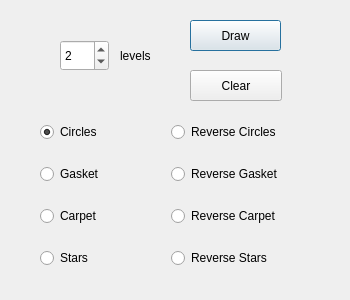
<?xml version="1.0" encoding="UTF-8"?>
<ui version="4.0">
 <class>OptionsDialog</class>
 <widget class="QDialog" name="OptionsDialog">
  <property name="geometry">
   <rect>
    <x>0</x>
    <y>0</y>
    <width>350</width>
    <height>300</height>
   </rect>
  </property>
  <property name="windowTitle">
   <string>Dialog</string>
  </property>
  <widget class="QRadioButton" name="butnGasket">
   <property name="geometry">
    <rect>
     <x>40</x>
     <y>160</y>
     <width>79</width>
     <height>28</height>
    </rect>
   </property>
   <property name="text">
    <string>Gasket</string>
   </property>
  </widget>
  <widget class="QRadioButton" name="btnCarpet">
   <property name="geometry">
    <rect>
     <x>40</x>
     <y>202</y>
     <width>78</width>
     <height>28</height>
    </rect>
   </property>
   <property name="text">
    <string>Carpet</string>
   </property>
  </widget>
  <widget class="QPushButton" name="btnDraw">
   <property name="geometry">
    <rect>
     <x>190</x>
     <y>20</y>
     <width>91</width>
     <height>31</height>
    </rect>
   </property>
   <property name="text">
    <string>Draw</string>
   </property>
  </widget>
  <widget class="QPushButton" name="btnClear">
   <property name="geometry">
    <rect>
     <x>190</x>
     <y>70</y>
     <width>92</width>
     <height>31</height>
    </rect>
   </property>
   <property name="text">
    <string>Clear</string>
   </property>
  </widget>
  <widget class="QRadioButton" name="butnReverseGasket">
   <property name="geometry">
    <rect>
     <x>171</x>
     <y>160</y>
     <width>138</width>
     <height>28</height>
    </rect>
   </property>
   <property name="text">
    <string>Reverse Gasket</string>
   </property>
  </widget>
  <widget class="QRadioButton" name="butnReverseCarpet">
   <property name="geometry">
    <rect>
     <x>171</x>
     <y>202</y>
     <width>137</width>
     <height>28</height>
    </rect>
   </property>
   <property name="text">
    <string>Reverse Carpet</string>
   </property>
  </widget>
  <widget class="QRadioButton" name="butnCircle">
   <property name="geometry">
    <rect>
     <x>40</x>
     <y>118</y>
     <width>75</width>
     <height>28</height>
    </rect>
   </property>
   <property name="text">
    <string>Circles</string>
   </property>
   <property name="checked">
    <bool>true</bool>
   </property>
  </widget>
  <widget class="QSpinBox" name="spinBox">
   <property name="geometry">
    <rect>
     <x>60</x>
     <y>40</y>
     <width>49</width>
     <height>31</height>
    </rect>
   </property>
   <property name="maximum">
    <number>9</number>
   </property>
   <property name="value">
    <number>2</number>
   </property>
  </widget>
  <widget class="QLabel" name="label">
   <property name="geometry">
    <rect>
     <x>120</x>
     <y>40</y>
     <width>67</width>
     <height>31</height>
    </rect>
   </property>
   <property name="text">
    <string>levels</string>
   </property>
  </widget>
  <widget class="QRadioButton" name="butnStar">
   <property name="geometry">
    <rect>
     <x>40</x>
     <y>244</y>
     <width>65</width>
     <height>28</height>
    </rect>
   </property>
   <property name="text">
    <string>Stars</string>
   </property>
  </widget>
  <widget class="QRadioButton" name="butnReverseStar">
   <property name="geometry">
    <rect>
     <x>171</x>
     <y>244</y>
     <width>124</width>
     <height>28</height>
    </rect>
   </property>
   <property name="text">
    <string>Reverse Stars</string>
   </property>
  </widget>
  <widget class="QRadioButton" name="butnReverseCircle">
   <property name="geometry">
    <rect>
     <x>171</x>
     <y>118</y>
     <width>135</width>
     <height>28</height>
    </rect>
   </property>
   <property name="text">
    <string>Reverse Circles</string>
   </property>
   <property name="checked">
    <bool>false</bool>
   </property>
  </widget>
 </widget>
 <resources/>
 <connections/>
</ui>
